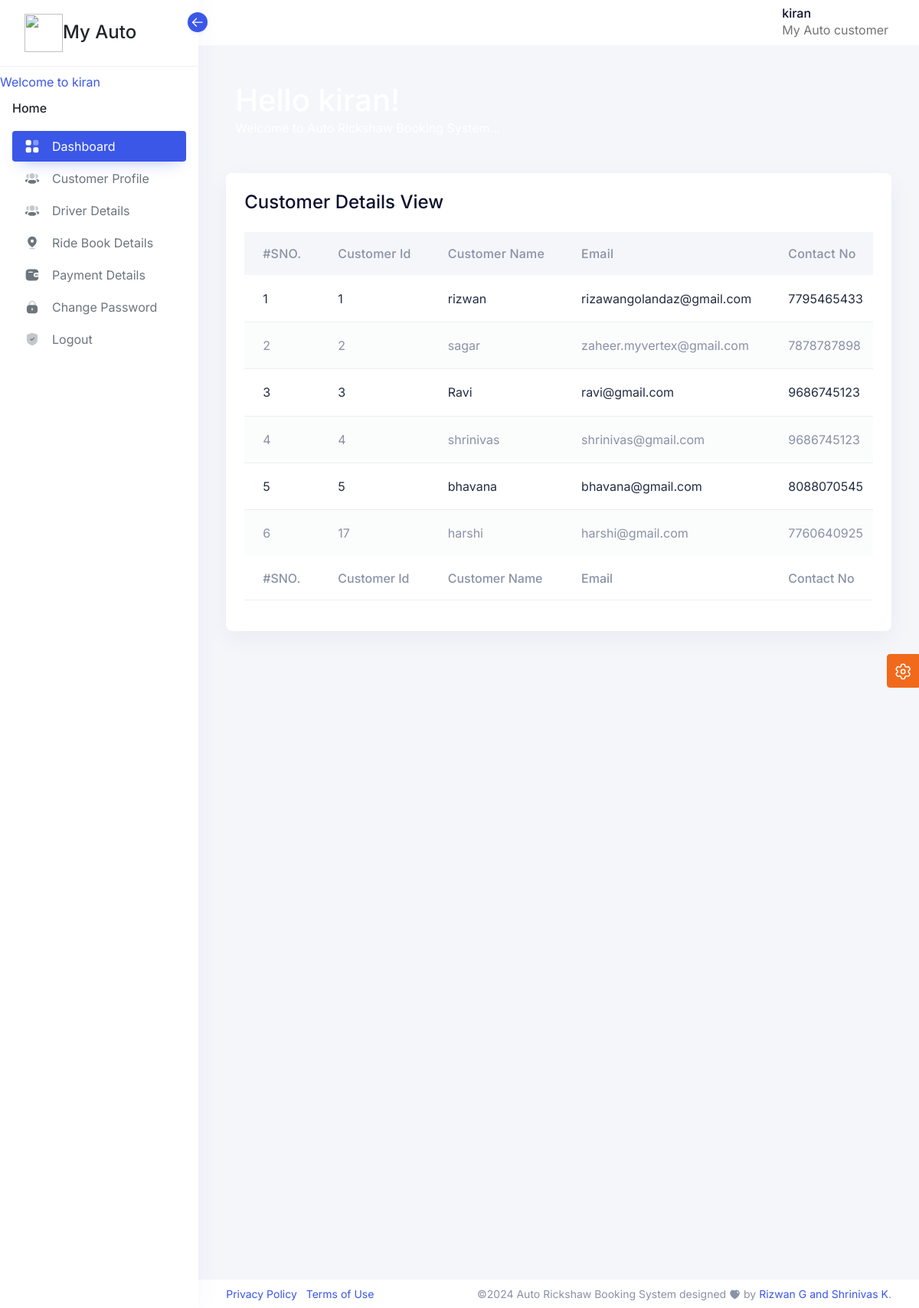
Screenshot of /adminhome/customer_view/ (signed in) with the database file from the repository.
### auto_admin/models.py (models this page shows, shortened)
class customer(models.Model):
    cname=models.CharField(max_length=200)
    email=models.CharField(max_length=200)
    contact=models.CharField(max_length=50)
    passwrd=models.CharField(max_length=200)

### auto_admin/views.py (the view)
# urls.py: path('customer_view/',customer_view),
def customer_view(request):
     customers=customer.objects.all()
     return render(request,"adminz/cust_view.html",{'customers':customers})

### templates/adminz/cust_view.html (shortened to what this page needs)
{% load static %}
{% include 'adminz/header.html'%}
{% include 'adminz/slidebar.html'%}
<div class="conatiner-fluid content-inner mt-n5 py-0">
   <div class="row">
      <div class="col-sm-12">
         <div class="card">
            <div class="card-header d-flex justify-content-between">
               <div class="header-title">
                  <h4 class="card-title">Customer Details View</h4>
               </div>
            </div>
            <div class="card-body">
               <div class="table-responsive">
                  <table id="datatable" class="table table-striped" data-toggle="data-table">
                     <thead>
                        <tr class="ligth">
                           <th>#SNO.</th>
                           <th>Customer Id</th>
                           <th>Customer Name</th>
                           <th>Email</th>
                           <th>Contact No</th>
                        </tr>
                     </thead>
                     <tbody>
                        {% for e in customers %}
                        <tr>
                          <td>{{forloop.counter}}</td>
                          <td>{{e.id}}</td>
                          <td>{{e.cname}}</td>
                          <td>{{e.email}}</td>
                          <td>{{e.contact}}</td>
                        </tr>
                        {% endfor %}
                     </tbody>
                      <tfoot>
                         <tr>
                            <th>#SNO.</th>
                            <th>Customer Id</th>
                            <th>Customer Name</th>
                            <th>Email</th>
                            <th>Contact No</th>
                         </tr>
                        </tfoot>
                     </table>
                  </div>
               </div>
         </div>
      </div>
   </div>
               </div>
       {% include 'adminz/footer.html'%}

### rows the page displays
customer: id "1", cname "rizwan", email "rizawangolandaz@gmail.com", contact "7795465433"
customer: id "2", cname "sagar", email "zaheer.myvertex@gmail.com", contact "7878787898"
customer: id "3", cname "Ravi", email "ravi@gmail.com", contact "9686745123"
customer: id "4", cname "shrinivas", email "shrinivas@gmail.com", contact "9686745123"
customer: id "5", cname "bhavana", email "bhavana@gmail.com", contact "8088070545"
customer: id "17", cname "harshi", email "harshi@gmail.com", contact "7760640925"

### other values shown
{{ request.session.username }} "kiran"
